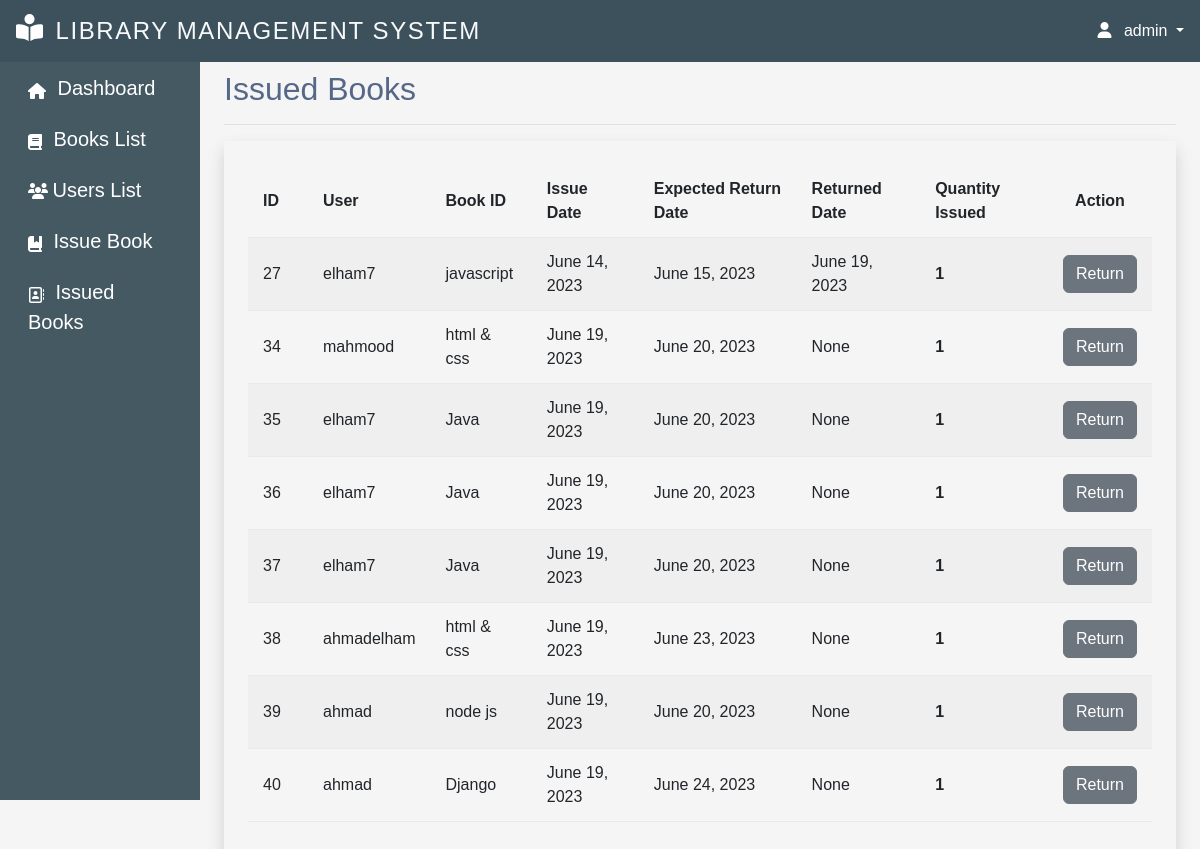
Before: /view-issuebook/all (signed in) with the older database file.
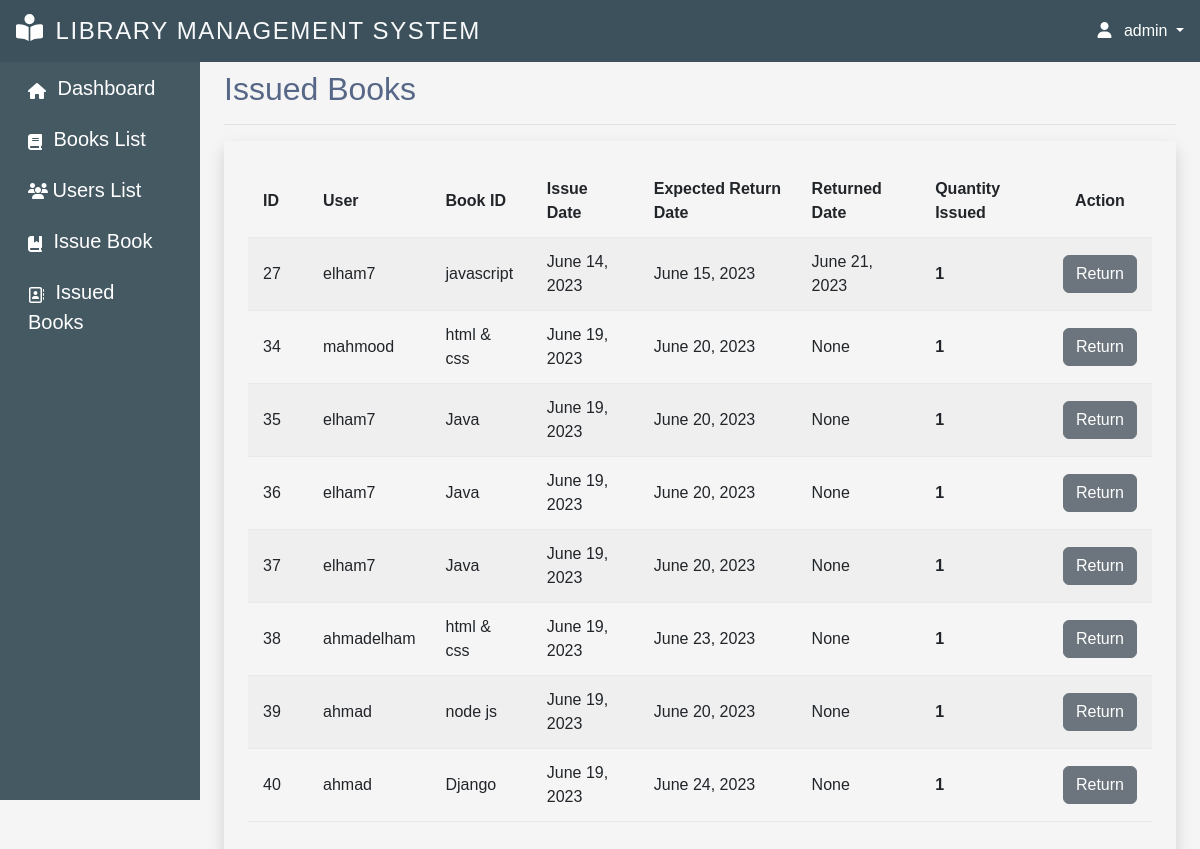
After: the same page with the newer database file.
### myapp/models.py (models this page shows)
class IssueBook(models.Model):
    user_id = models.ForeignKey(User, on_delete=models.CASCADE)
    book_id = models.ForeignKey(Books, on_delete=models.CASCADE)
    issue_date = models.DateField(auto_now_add=True)
    expected_return_date = models.DateField()
    returned_date = models.DateField(default=None, null=True, blank=True)
    quantity_issued = models.IntegerField(default=1)

class Books(models.Model):
    title = models.CharField(max_length=20)
    description = models.TextField(max_length=100)
    author = models.CharField(max_length=20, null=True, blank=True)
    available_quantity = models.IntegerField(default=0)
    cover_photo = models.ImageField(
        upload_to='images/', null=True, blank=True,  default='images/default.jpg')
    issue_date = models.DateField(auto_now_add=True)
    def __str__(self):
        return self.title
    class Meta:
        ordering = ['issue_date']

### myapp/decorators.py (the view)
        def wrapper_func(request, *args, **kwargs):
            group = None
            if request.user.groups.exists():
                group = request.user.groups.all()[0].name
            if group in allowed_roles:
                return view_func(request, *args, **kwargs)
            else:
                return HttpResponse('Your are not authorized to view this page!')

### myapp/views.py (called while the page is built)
@allowed_users(allowed_roles=['admin'])
@login_required(login_url='login-page')
def ViewIssueBook(request,books):
    if books == "all":
        issuebook = IssueBook.objects.all()
        context = {'issuebook': issuebook,'title':'Issued Books'}
    else:
        today = timezone.now().date()
        total_issued_books_today = IssueBook.objects.filter(issue_date=today)
        context = {'total_issued_books_today': total_issued_books_today, 'title': 'Today\'s Issued Books'}
    return render(request, 'view_issuebook.html', context)

### myapp/templates/view_issuebook.html (shortened to what this page needs)
{% extends 'main.html' %}
{% block title %}{{title}}{% endblock title %}
{% block content %}
<div class="p-4 shadow">
	<table class="table table-striped table-hover">
		<thead>
			<tr>
				<th>ID</th>
                <th>User</th>
				<th>Book ID</th>
				<th>Issue Date</th>
				<th>Expected Return Date</th>
				<th>Returned Date</th>
				<th>Quantity Issued</th>
				<th class="text-center">Action</th>
			</tr>
		</thead>
		<tbody>
			{% if issuebook %}
				{% for book in issuebook %}
				<tr>
					<td>{{book.id}}</td>
					<td>{{book.user_id}}</td>
					<td>{{book.book_id}}</td>
					<td>{{book.issue_date}}</td>
					<td>{{book.expected_return_date}}</td>
					<td>{{book.returned_date}}</td>
					<th>{{book.quantity_issued}}</th>
					<td>
						<button type="button" class="btn btn-secondary" data-bs-toggle="modal" data-bs-target="#exampleModal" data-bs-whatever="@fat" value="{{ book.id }}" onclick="set_from_action(this)">Return</button>
					</td>
				</tr>
				{% endfor %}
			{% else %}
				<tr>
					<td colspan="3">No books issued.</td>
				</tr>
			{% endif %}
		</tbody>
	</table>
</div>
{% endblock content %}

Changed rows visible on the page:
changed IssueBook "javascript": returned_date "June 19, 2023" → "June 21, 2023"
